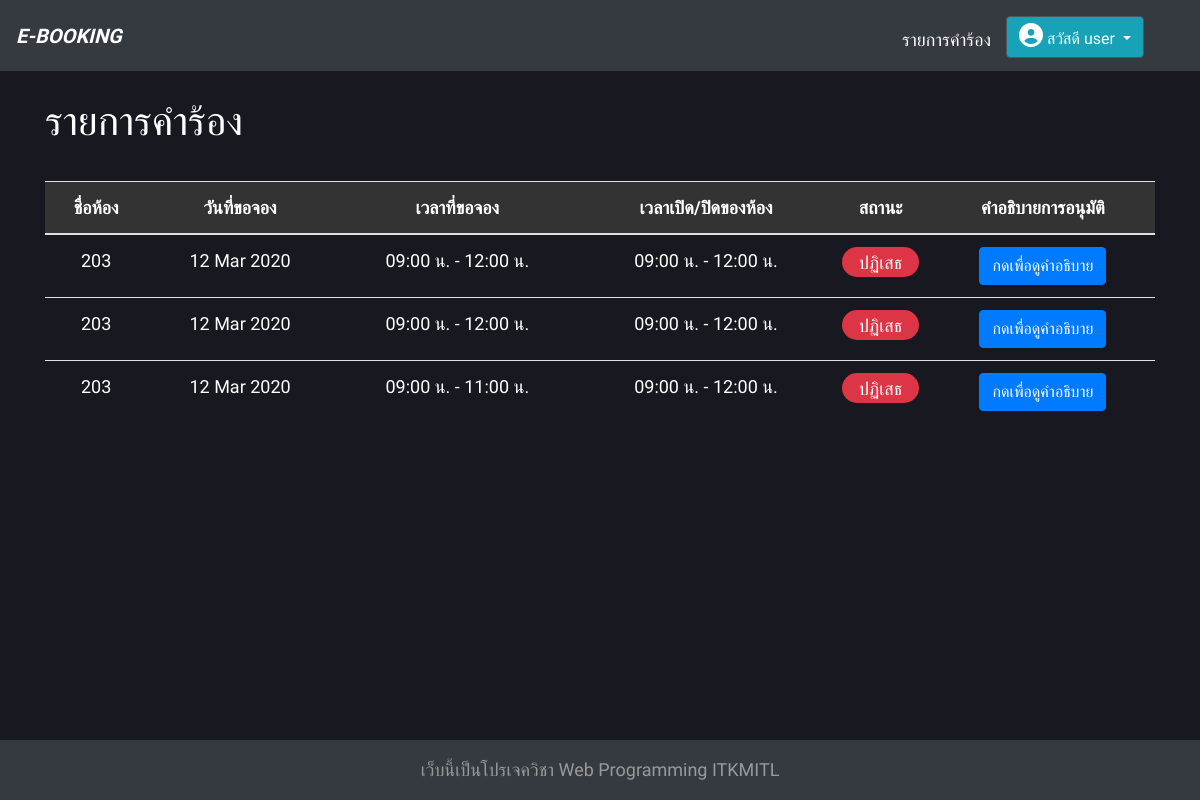
/request/4/ (signed in), run on the app's committed database.
### room/models.py (models this page shows, shortened)
class Booking(models.Model):
    book_id = models.AutoField(primary_key=True)
    room = models.ForeignKey(Room, on_delete=models.CASCADE)
    date = models.DateField()
    start_time =  models.TimeField()
    end_time =  models.TimeField()
    description = models.TextField(null=True, blank=True)
    status = models.CharField(max_length=50)
    status_remark = models.TextField(null=True, blank=True)
    book_by = models.ForeignKey(User, on_delete=models.CASCADE)
    book_date = models.DateField()

class Room(models.Model):
    room_id = models.AutoField(primary_key=True)
    name = models.CharField(max_length=50)
    open_time = models.TimeField()
    close_time =  models.TimeField()
    capacity = models.IntegerField()

### room/views.py (the view)
# urls.py: path('request/<int:user_id>/', views.room_request, name='request'),
@login_required
@permission_required('room.add_booking')
def room_request(request, user_id):
    context = {
        'booking': Booking.objects.filter(book_by_id=user_id),
    }
    return render(request, 'room/user_room_request.html', context=context)

### room/templates/room/user_room_request.html (shortened to what this page needs)
{% extends 'base.html' %}
{% load static %}
{% block content %}
<h1>รายการคำร้อง</h1><br>
<table class="table" style="text-align: center;">
  <thead style="background: #333;">
    <tr>
      <th scope="col">ชื่อห้อง</th>
      <th scope="col">วันที่ขอจอง</th>
      <th scope="col">เวลาที่ขอจอง</th>
      <th scope="col"> เวลาเปิด/ปิดของห้อง </th>
      <th scope="col">สถานะ</th>
      <th scope="col">คำอธิบายการอนุมัติ</th>
    </tr>
  </thead>
  <tbody>
    {% for b in booking %}
    <tr>
      <td>{{ b.room.name }}</th>
      <td>{{ b.date|date:'d M Y' }}</td>
      <td>{{ b.start_time|time:'H:i' }} น. - {{ b.end_time|time:'H:i' }} น.</td>
      <td>{{ b.room.open_time|time:'H:i' }} น. - {{ b.room.close_time|time:'H:i' }} น.</td>
      {% if b.status == 'อนุมัติ' %}
      <td>
        <div class="bg-success" style="height: 30px; padding: 0; padding-top: 2px; border-radius:15px;" role="alert">
          {{ b.status }}</div>
      </td>
      {% elif b.status == 'ปฏิเสธ' %}
      <td>
        <div class="bg-danger" style="height: 30px; padding: 0; padding-top: 2px; border-radius:50px;" role="alert">
          {{ b.status }}</div>
      </td>
      {% else %}
      <td>
        <div class="bg-warning" style="height: 30px; padding: 0; padding-top: 2px; color:#000; border-radius:15px;"
          role="alert">{{ b.status }}</div>
      </td>
      {% endif %}
      <td style="color:#111;">
        <a class="btn btn-primary" href="#" title="Dasd" data-toggle="popover" data-trigger="focus"
          data-content="{{ b.status_remark }}">กดเพื่อดูคำอธิบาย</a>
        </div>
      </td>
    </tr>
    {% endfor %}
{% endblock  %}

### templates/base.html (shortened to what this page needs)
<!DOCTYPE html>
{% load static %}
<html lang="en">
<head>
    <link rel="stylesheet" href="{% static 'css/bootstrap.min.css' %}">
    <link href="https://unpkg.com/gijgo@1.9.13/css/gijgo.min.css" rel="stylesheet" type="text/css" />
</head>
<body>
    <nav class="navbar navbar-expand-lg navbar-dark bg-dark">
        {% if request.user.groups.all.0.name == 'User' %}
        <a class="navbar-brand" href="{% url 'index' %}" style="font-style: italic;"><b>E-BOOKING</b></a>
        {% elif request.user.groups.all.0.name == 'Admin' or request.user.is_superuser %}
        <a class="navbar-brand" href="{% url 'manage' %}" style="font-style: italic;"><b>E-BOOKING</b></a>
        {% else %}
        <a class="navbar-brand" href="{% url 'login' %}" style="font-style: italic;"><b>E-BOOKING</b></a>
        {% endif %}
        <div class="collapse navbar-collapse  justify-content-end" id="navbarToggleExternalContent">
            <ul class="navbar-nav pt-2">
                {% if user.is_authenticated %}
                {% if request.user.groups.all.0.name == 'User' %}
                <li class="nav-item dropdown" style="color:white; margin:10px 0px 10px 10px;"><a
                        href="{% url 'request' request.user.id %}"
                        style="color:white; margin-top:10px;">รายการคำร้อง</a></li>
                {% else %}
                <li class="nav-item dropdown" style="color:white; margin:10px 0px 10px 10px;"><a
                        href="{% url 'accept' %}" style="color:white; margin-top:10px;">การอนุมัติ</a></li>
                {% endif %}
                <li>
                    <div class="dropdown show" style="margin-right: 25px;">
                        <a class="btn btn-secondary dropdown-toggle bg-info" href="#" role="button" id="dropdownMenuLink"
                            data-toggle="dropdown" aria-haspopup="true" aria-expanded="false">
                            <i class='fas fa-user-circle' style='font-size:24px'></i> สวัสดี {{ user.username }}
                        </a>
                    </div>
                </li>
                {% endif %}
            </ul>
        </div>
    </nav>
    <br>
    <div class="container">
        {% block content %}
        {% endblock %}
    <footer class="footer">
        <div class="container">
            <span class="text-muted">
                {% block footer %}
                <center><p style="color:#999 ;margin: 0px;">เว็บนี้เป็นโปรเจควิชา Web Programming ITKMITL</p> </center>
                {% endblock %}
            </span>
        </div>
    </footer>
</body>
</html>

### templates/base.html (style rules this page uses)
html { position: relative; min-height: 100%; }
body { margin-bottom: 60px; font-family: 'Mitr'; font-size: 18px; background: #181920; }
.footer { position: absolute; bottom: 0; width: 100%; height: 60px; line-height: 60px; background-color: rgb(52, 58, 64); }
td, th { text-align:center; color:#fff; }
li { padding-right: 15px; }
label, h1, li, h4, h2 { color: #fff; }

### data on the page
Booking: room.name "203", date "12 Mar 2020", start_time "09:00", end_time "12:00", room.open_time "09:00", room.close_time "12:00", status "ปฏิเสธ"
Booking: room.name "203", date "12 Mar 2020", start_time "09:00", end_time "12:00", room.open_time "09:00", room.close_time "12:00", status "ปฏิเสธ"
Booking: room.name "203", date "12 Mar 2020", start_time "09:00", end_time "11:00", room.open_time "09:00", room.close_time "12:00", status "ปฏิเสธ"

### other printed values
{{ user.username }} "user"
